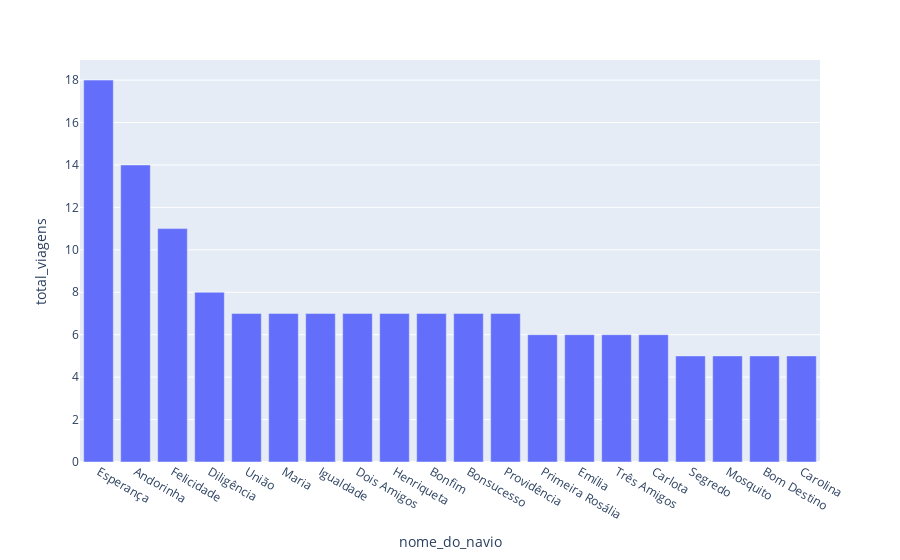

Notebook cell for this chart:
### Code cell
# Criar gráfico de barras com df_br_navios
fig = px.bar(
    df_br_navios.head(20),
    x='nome_do_navio',
    y='total_viagens')
fig.show()

### Figure 1 — Plotly figure (JSON) as saved in the notebook; plotly's stock layout.template omitted (floating-point values rounded to 4 significant figures)
{"data": [{"alignmentgroup": "True", "hovertemplate": "nome_do_navio=%{x}<br>total_viagens=%{y}<extra></extra>", "legendgroup": "", "marker": {"color": "#636efa", "pattern": {"shape": ""}}, "name": "", "offsetgroup": "", "orientation": "v", "showlegend": false, "textposition": "auto", "type": "bar", "x": ["Esperança", "Andorinha", "Felicidade", "Diligência", "União", "Maria", "Igualdade", "Dois Amigos", "Henriqueta", "Bonfim", "Bonsucesso", "Providência", "Primeira Rosália", "Emília", "Três Amigos", "Carlota", "Segredo", "Mosquito", "Bom Destino", "Carolina"], "xaxis": "x", "y": [18, 14, 11, 8, 7, 7, 7, 7, 7, 7, 7, 7, 6, 6, 6, 6, 5, 5, 5, 5], "yaxis": "y"}], "layout": {"barmode": "relative", "legend": {"tracegroupgap": 0}, "margin": {"t": 60}, "xaxis": {"anchor": "y", "domain": [0, 1], "title": {"text": "nome_do_navio"}}, "yaxis": {"anchor": "x", "domain": [0, 1], "title": {"text": "total_viagens"}}}}
